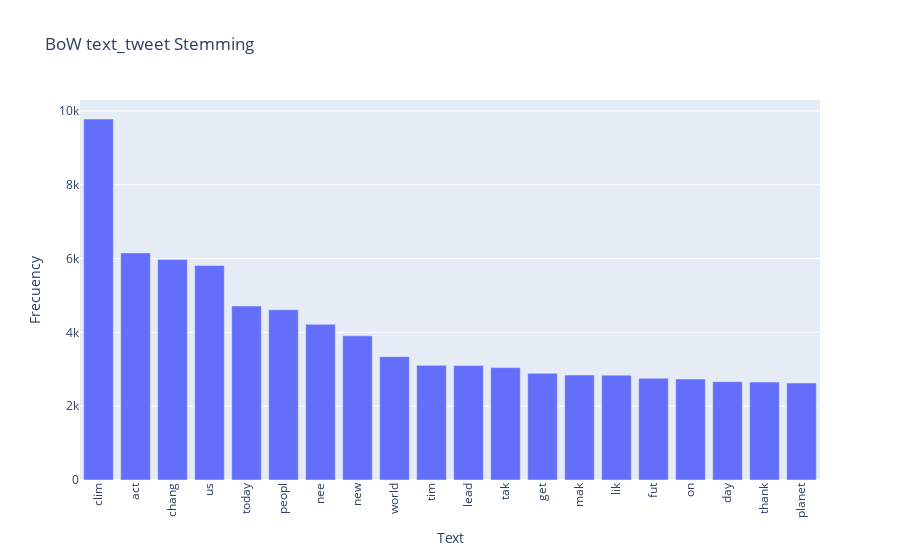

Source (notebook cell):
### Markdown cell above
**2) Stemming**

We tried to use Porter, but Lancaster was better.

### Code cell
# Stemming con NLTK

porter = PorterStemmer()
lancaster = LancasterStemmer()

# tokens_text = [porter.stem(w) for w in tokens_text]
tokens_text = [lancaster.stem(w) for w in tokens_text_tweet]

fdist = nltk.FreqDist(tokens_text)
topwords = fdist.most_common(20)
print("Size of new BoW text Stemming =", len(fdist))
x, y = zip(*topwords)
# plt.figure(figsize=(15, 10))
# plt.bar(x, y)
# plt.xticks(rotation=90)
# plt.show()
fig = px.bar(x=x, y=y, title = "BoW text_tweet Stemming", labels = {"x":"Text", "y":"Frecuency"})
fig.update_xaxes(tickangle=270)
fig.show()

### Figure 1 — Plotly figure (JSON) as saved in the notebook; plotly's stock layout.template omitted (floating-point values rounded to 4 significant figures)
{"data": [{"alignmentgroup": "True", "hovertemplate": "Text=%{x}<br>Frecuency=%{y}<extra></extra>", "legendgroup": "", "marker": {"color": "#636efa", "pattern": {"shape": ""}}, "name": "", "offsetgroup": "", "orientation": "v", "showlegend": false, "textposition": "auto", "type": "bar", "x": ["clim", "act", "chang", "us", "today", "peopl", "nee", "new", "world", "tim", "lead", "tak", "get", "mak", "lik", "fut", "on", "day", "thank", "planet"], "xaxis": "x", "y": [9781, 6153, 5977, 5813, 4715, 4612, 4218, 3905, 3342, 3106, 3099, 3045, 2893, 2843, 2840, 2756, 2737, 2664, 2654, 2627], "yaxis": "y"}], "layout": {"barmode": "relative", "legend": {"tracegroupgap": 0}, "title": {"text": "BoW text_tweet Stemming"}, "xaxis": {"anchor": "y", "domain": [0, 1], "tickangle": -90, "title": {"text": "Text"}}, "yaxis": {"anchor": "x", "domain": [0, 1], "title": {"text": "Frecuency"}}}}
